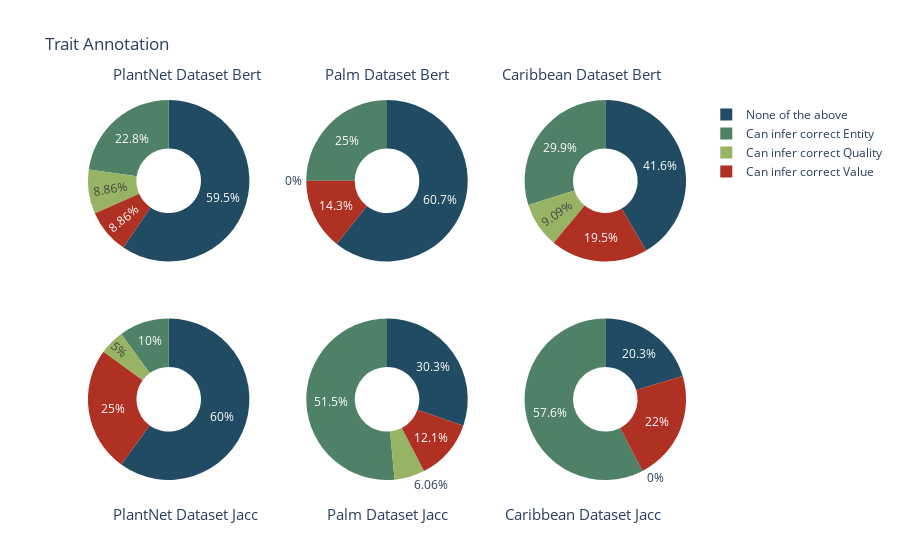

Notebook code for this chart:
### Code cell
cafe_colors =  ['rgb(146, 123, 21)', 'rgb(177, 180, 34)', 'rgb(206, 206, 40)',
                'rgb(175, 51, 21)', 'rgb(35, 36, 21)']

irises_colors = ['rgb(33, 75, 99)', 'rgb(79, 129, 102)', 'rgb(151, 179, 100)',
                 'rgb(175, 49, 35)', 'rgb(36, 73, 147)']

# Create subplots: use 'domain' type for Pie subplot
fig = make_subplots(rows=2, cols=3, specs=[[{'type':'domain'}, {'type':'domain'}, {'type':'domain'}],
                                           [{'type':'domain'}, {'type':'domain'}, {'type':'domain'}]])

# Add pie charts to each subplot
for i, sim in enumerate(df_plot["SIM"].unique()):
    for j, dataset in enumerate(df_plot["Dataset"].unique()):
        df_sub = df_plot[(df_plot["SIM"] == sim) & (df_plot["Dataset"] == dataset)]
        fig.add_trace(go.Pie(labels=labels, 
                             values=df_sub.groupby(["SIM", "Dataset"]).sum()[labels].iloc[0].values,
                             name=sim + ' ' + dataset,
                             sort=False,
                             marker_colors=irises_colors),
                      i+1, j+1)

# Use `hole` to create a donut-like pie chart
fig.update_traces(hole=.4, hoverinfo="label+percent+name")

fig.update_layout(
    title_text="Trait Annotation",
    # Add annotations in the center of the donut pies.
    annotations=[dict(text='PlantNet Dataset Bert',  x=0.050, y=1.1, font_size=15, showarrow=False),
                 dict(text='Palm Dataset Bert',      x=0.500, y=1.1, font_size=15, showarrow=False),
                 dict(text='Caribbean Dataset Bert', x=0.950, y=1.1, font_size=15, showarrow=False),
                 dict(text='PlantNet Dataset Jacc',  x=0.050, y=-0.12, font_size=15, showarrow=False),
                 dict(text='Palm Dataset Jacc',      x=0.500, y=-0.12, font_size=15, showarrow=False),
                 dict(text='Caribbean Dataset Jacc', x=0.950, y=-0.12, font_size=15, showarrow=False)]
)

fig.show()

### Figure 1 — Plotly figure (JSON) as saved in the notebook; plotly's stock layout.template omitted (floating-point values rounded to 4 significant figures)
{"data": [{"domain": {"x": [0, 0.2889], "y": [0.575, 1]}, "hole": 0.4, "hoverinfo": "label+percent+name", "labels": ["None of the above", "Can infer correct Entity", "Can infer correct Quality", "Can infer correct Value"], "marker": {"colors": ["rgb(33, 75, 99)", "rgb(79, 129, 102)", "rgb(151, 179, 100)", "rgb(175, 49, 35)", "rgb(36, 73, 147)"]}, "name": "Bert PlantNet", "sort": false, "type": "pie", "values": [47, 18, 7, 7]}, {"domain": {"x": [0.3556, 0.6444], "y": [0.575, 1]}, "hole": 0.4, "hoverinfo": "label+percent+name", "labels": ["None of the above", "Can infer correct Entity", "Can infer correct Quality", "Can infer correct Value"], "marker": {"colors": ["rgb(33, 75, 99)", "rgb(79, 129, 102)", "rgb(151, 179, 100)", "rgb(175, 49, 35)", "rgb(36, 73, 147)"]}, "name": "Bert Palm", "sort": false, "type": "pie", "values": [17, 7, 0, 4]}, {"domain": {"x": [0.7111, 1], "y": [0.575, 1]}, "hole": 0.4, "hoverinfo": "label+percent+name", "labels": ["None of the above", "Can infer correct Entity", "Can infer correct Quality", "Can infer correct Value"], "marker": {"colors": ["rgb(33, 75, 99)", "rgb(79, 129, 102)", "rgb(151, 179, 100)", "rgb(175, 49, 35)", "rgb(36, 73, 147)"]}, "name": "Bert Caribbean", "sort": false, "type": "pie", "values": [32, 23, 7, 15]}, {"domain": {"x": [0, 0.2889], "y": [0, 0.425]}, "hole": 0.4, "hoverinfo": "label+percent+name", "labels": ["None of the above", "Can infer correct Entity", "Can infer correct Quality", "Can infer correct Value"], "marker": {"colors": ["rgb(33, 75, 99)", "rgb(79, 129, 102)", "rgb(151, 179, 100)", "rgb(175, 49, 35)", "rgb(36, 73, 147)"]}, "name": "Jacc PlantNet", "sort": false, "type": "pie", "values": [12, 2, 1, 5]}, {"domain": {"x": [0.3556, 0.6444], "y": [0, 0.425]}, "hole": 0.4, "hoverinfo": "label+percent+name", "labels": ["None of the above", "Can infer correct Entity", "Can infer correct Quality", "Can infer correct Value"], "marker": {"colors": ["rgb(33, 75, 99)", "rgb(79, 129, 102)", "rgb(151, 179, 100)", "rgb(175, 49, 35)", "rgb(36, 73, 147)"]}, "name": "Jacc Palm", "sort": false, "type": "pie", "values": [10, 17, 2, 4]}, {"domain": {"x": [0.7111, 1], "y": [0, 0.425]}, "hole": 0.4, "hoverinfo": "label+percent+name", "labels": ["None of the above", "Can infer correct Entity", "Can infer correct Quality", "Can infer correct Value"], "marker": {"colors": ["rgb(33, 75, 99)", "rgb(79, 129, 102)", "rgb(151, 179, 100)", "rgb(175, 49, 35)", "rgb(36, 73, 147)"]}, "name": "Jacc Caribbean", "sort": false, "type": "pie", "values": [12, 34, 0, 13]}], "layout": {"annotations": [{"font": {"size": 15}, "showarrow": false, "text": "PlantNet Dataset Bert", "x": 0.05, "y": 1.1}, {"font": {"size": 15}, "showarrow": false, "text": "Palm Dataset Bert", "x": 0.5, "y": 1.1}, {"font": {"size": 15}, "showarrow": false, "text": "Caribbean Dataset Bert", "x": 0.95, "y": 1.1}, {"font": {"size": 15}, "showarrow": false, "text": "PlantNet Dataset Jacc", "x": 0.05, "y": -0.12}, {"font": {"size": 15}, "showarrow": false, "text": "Palm Dataset Jacc", "x": 0.5, "y": -0.12}, {"font": {"size": 15}, "showarrow": false, "text": "Caribbean Dataset Jacc", "x": 0.95, "y": -0.12}], "title": {"text": "Trait Annotation"}}}
